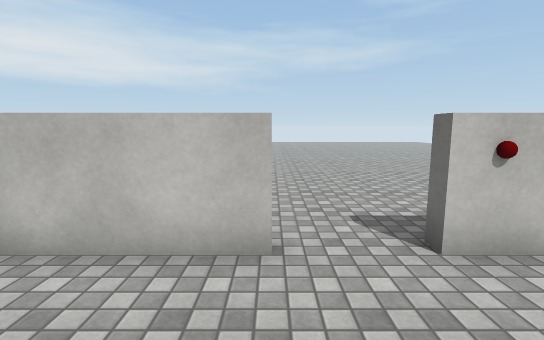
[1] (above)

13 first-person views from a walk through a scene from a Unity 3-D project. The camera is 1.5 m above the floor, tilts 8° down and sees 85° across. Doors are open. The floor is counted in squares, 1 m on a side. Each view is taken from the middle of a square. On the plan, view 1 faces up. The plan holds only what a view shows up to about 15 squares ahead; the rest is blank. The place goes on beyond the plan. The player is left out. Surface patterns are stand-ins for the level's own textures.

[2]
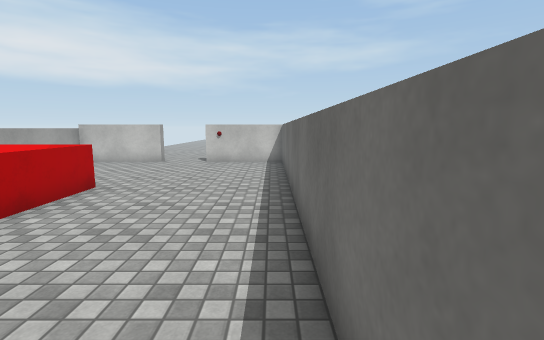

[3]
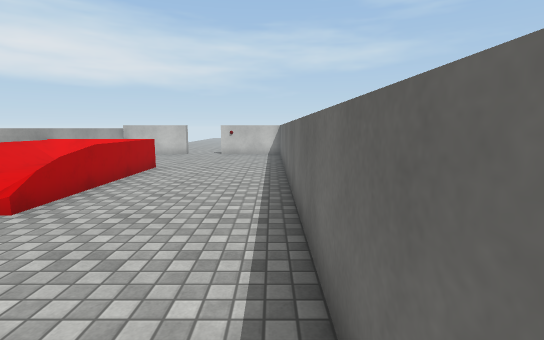

[4]
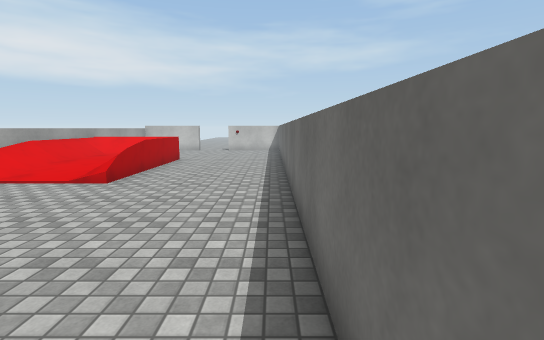

[5]
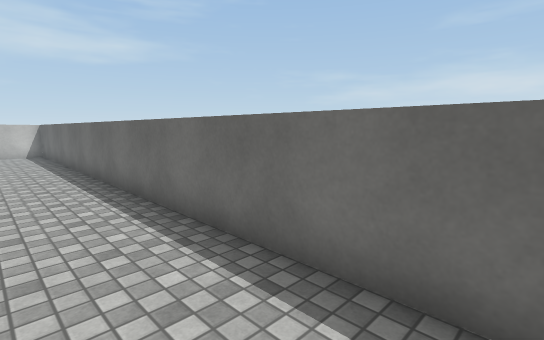

[6]
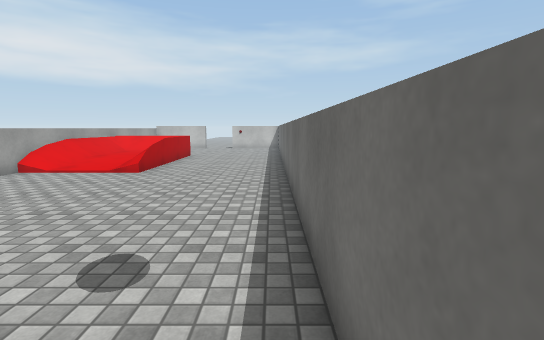

[7]
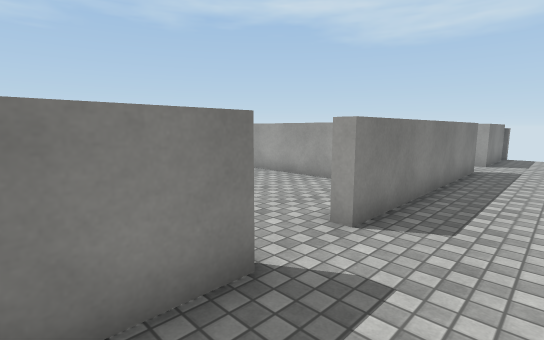

[8]
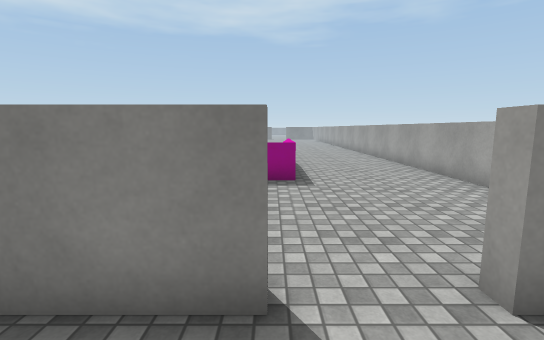

[9]
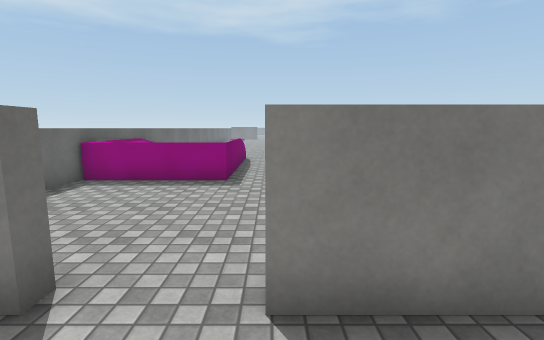

[10]
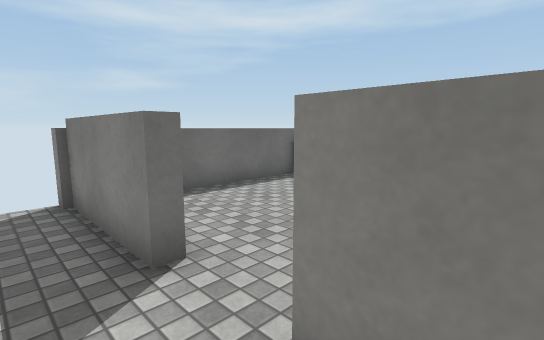

[11]
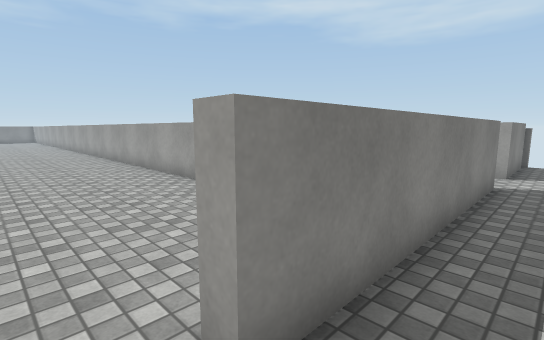

[12]
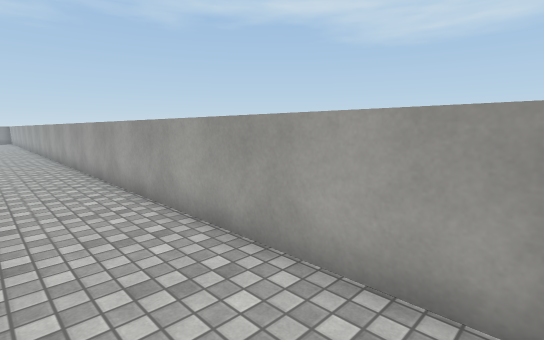

[13]
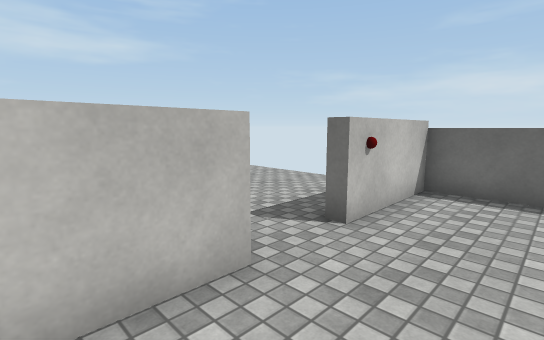

### Floor plan
Key: @ floor where view 1 was taken; # wall or solid block; . main floor; : floor 0.25 m higher than the main floor; / step, stairs or slope; D open door; = window, fence, low wall or low ledge.
Columns run from 4 left of view 1 to 16 right of it. Each row starts with its distance up from view 1.
  8     .....         ..
  7     .....        ...
  6     ................
  5  ...................
  4 ####DDD#######DDD####
  3 #.........#.........#
  2 # ........#.........#
  1 # ........#.........#
  0 #  .@.....#.........#
 -1 #   ......#.........#
 -2     ......#.........#
 -3  ///=.....#....=///=#
 -4  /::/.....#....=   /=
 -5  /::/.....#....=   /=
 -6  /::/.....#....=   /=
 -7 =/::/.....#....=   /=
 -8 =/::/.....#....=    =
 -9 =/../.....#.....    =
-10 #.........#....
-11  .........#....
-12   ........#....
-13    .......#....
-14     ......#....
-15      .....#..
-16       ....#..
-17        ...#
-18           #
-19          .

Positions as (right, up) in squares from view 1, and headings:
1: (0, 0), facing up
2: (5, -10), facing up
3: (5, -14), facing up
4: (5, -17), facing up
5: (3, -16), facing up-right
6: (5, -19), facing up
7: (14, 6), facing down-left
8: (12, 6), facing down
9: (10, 6), facing down
10: (9, 5), facing down-right
11: (11, 5), facing down-left
12: (9, 3), facing down-left
13: (8, 1), facing up-right
